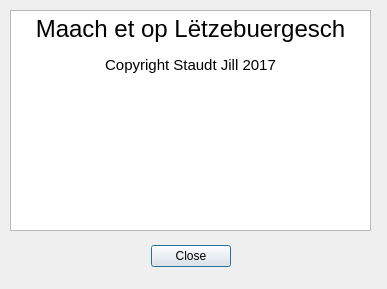
<?xml version="1.0" encoding="UTF-8"?>
<ui version="4.0">
 <class>About</class>
 <widget class="QDialog" name="About">
  <property name="windowModality">
   <enum>Qt::NonModal</enum>
  </property>
  <property name="geometry">
   <rect>
    <x>0</x>
    <y>0</y>
    <width>387</width>
    <height>289</height>
   </rect>
  </property>
  <property name="sizePolicy">
   <sizepolicy hsizetype="Preferred" vsizetype="Preferred">
    <horstretch>0</horstretch>
    <verstretch>0</verstretch>
   </sizepolicy>
  </property>
  <property name="windowTitle">
   <string>About</string>
  </property>
  <property name="windowOpacity">
   <double>1.000000000000000</double>
  </property>
  <widget class="QDialogButtonBox" name="buttonBox">
   <property name="geometry">
    <rect>
     <x>20</x>
     <y>240</y>
     <width>341</width>
     <height>32</height>
    </rect>
   </property>
   <property name="orientation">
    <enum>Qt::Horizontal</enum>
   </property>
   <property name="standardButtons">
    <set>QDialogButtonBox::Close</set>
   </property>
   <property name="centerButtons">
    <bool>true</bool>
   </property>
  </widget>
  <widget class="QTextBrowser" name="textBrowser">
   <property name="geometry">
    <rect>
     <x>10</x>
     <y>10</y>
     <width>361</width>
     <height>221</height>
    </rect>
   </property>
   <property name="html">
    <string>&lt;!DOCTYPE HTML PUBLIC &quot;-//W3C//DTD HTML 4.0//EN&quot; &quot;http://www.w3.org/TR/REC-html40/strict.dtd&quot;&gt;
&lt;html&gt;&lt;head&gt;&lt;meta name=&quot;qrichtext&quot; content=&quot;1&quot; /&gt;&lt;style type=&quot;text/css&quot;&gt;
p, li { white-space: pre-wrap; }
&lt;/style&gt;&lt;/head&gt;&lt;body style=&quot; font-family:'MS Shell Dlg 2'; font-size:8.25pt; font-weight:400; font-style:normal;&quot;&gt;
&lt;p align=&quot;center&quot; style=&quot; margin-top:0px; margin-bottom:0px; margin-left:0px; margin-right:0px; -qt-block-indent:0; text-indent:0px;&quot;&gt;&lt;span style=&quot; font-size:18pt;&quot;&gt;Maach et op Lëtzebuergesch&lt;/span&gt;&lt;/p&gt;
&lt;p align=&quot;center&quot; style=&quot;-qt-paragraph-type:empty; margin-top:0px; margin-bottom:0px; margin-left:0px; margin-right:0px; -qt-block-indent:0; text-indent:0px;&quot;&gt;&lt;br /&gt;&lt;/p&gt;
&lt;p align=&quot;center&quot; style=&quot; margin-top:0px; margin-bottom:0px; margin-left:0px; margin-right:0px; -qt-block-indent:0; text-indent:0px;&quot;&gt;&lt;span style=&quot; font-size:11pt;&quot;&gt;Copyright Staudt Jill 2017&lt;/span&gt;&lt;/p&gt;&lt;/body&gt;&lt;/html&gt;</string>
   </property>
  </widget>
 </widget>
 <layoutdefault spacing="6" margin="11"/>
 <resources/>
 <connections>
  <connection>
   <sender>buttonBox</sender>
   <signal>accepted()</signal>
   <receiver>About</receiver>
   <slot>accept()</slot>
   <hints>
    <hint type="sourcelabel">
     <x>190</x>
     <y>245</y>
    </hint>
    <hint type="destinationlabel">
     <x>193</x>
     <y>144</y>
    </hint>
   </hints>
  </connection>
 </connections>
</ui>
